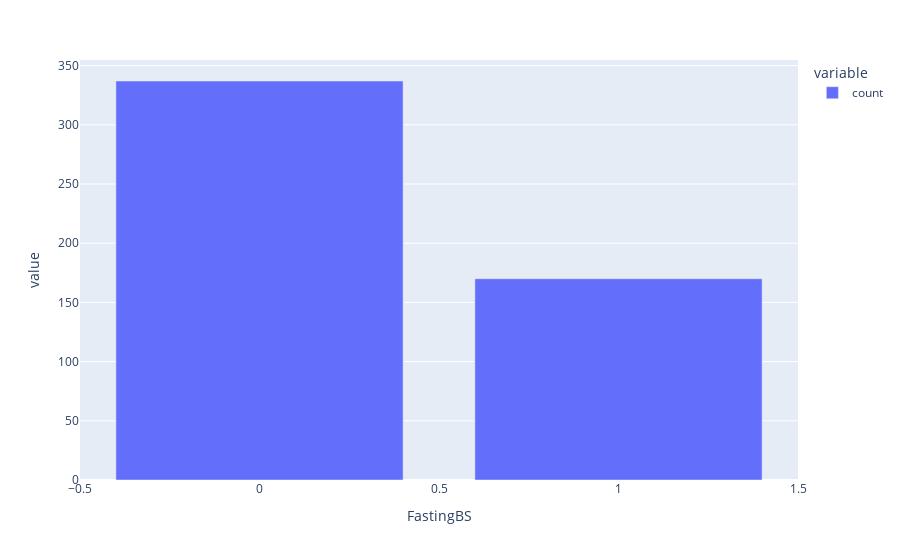

Notebook code cell kept with this figure:
### Code cell
px.bar(heart_disease_1.FastingBS.value_counts())

### Figure 1 — Plotly figure (JSON) as saved in the notebook; plotly's stock layout.template omitted (floating-point values rounded to 4 significant figures)
{"data": [{"alignmentgroup": "True", "hovertemplate": "variable=count<br>FastingBS=%{x}<br>value=%{y}<extra></extra>", "legendgroup": "count", "marker": {"color": "#636efa", "pattern": {"shape": ""}}, "name": "count", "offsetgroup": "count", "orientation": "v", "showlegend": true, "textposition": "auto", "type": "bar", "x": [0, 1], "xaxis": "x", "y": [337, 170], "yaxis": "y"}], "layout": {"autosize": true, "barmode": "relative", "legend": {"title": {"text": "variable"}, "tracegroupgap": 0}, "margin": {"t": 60}, "xaxis": {"anchor": "y", "autorange": true, "domain": [0, 1], "range": [-0.5, 1.5], "title": {"text": "FastingBS"}, "type": "linear"}, "yaxis": {"anchor": "x", "autorange": true, "domain": [0, 1], "range": [0, 354.7], "title": {"text": "value"}, "type": "linear"}}}
